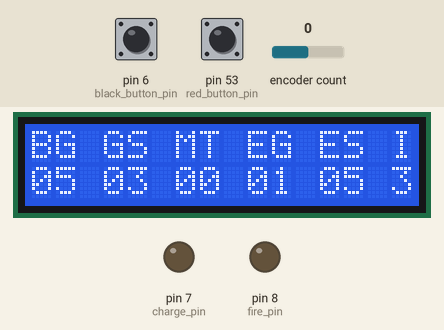
Recording of a sketch running on a simulated Arduino Mega 2560, built with avr-gcc and run on an emulated ATmega2560. Shown: 16×2 character LCD, output pins drawn as LEDs (lit = HIGH). Dashed ring = blinking. The test bench sets the inputs (shaded band); at power-on: pin 53 (red_button_pin) HIGH, encoder count 0, pin 6 (black_button_pin) HIGH. What the sketch prints to the serial monitor is not drawn.

Above: at 1.2 s.
1.3 s: pin 53 (red_button_pin) pulled LOW for 0.15 s
At 1.75 s:
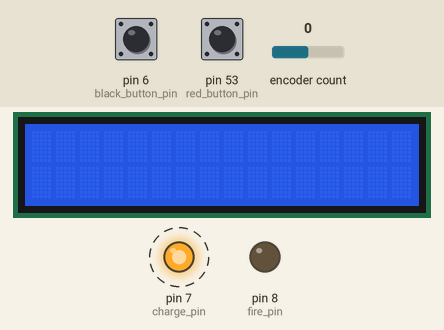
2.0 s: pin 53 (red_button_pin) pulled LOW for 1 s
At 3.7 s:
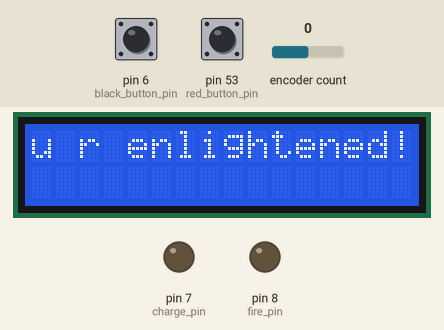
4.5 s: pin 53 (red_button_pin) pulled LOW for 3.2 s
At 5.4 s:
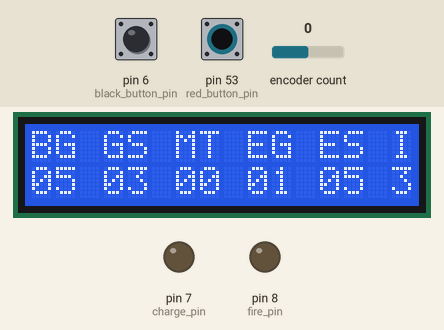
9.2 s: encoder count set to 1
10.7 s: pin 6 (black_button_pin) pulled LOW for 0.15 s
At 11.9 s:
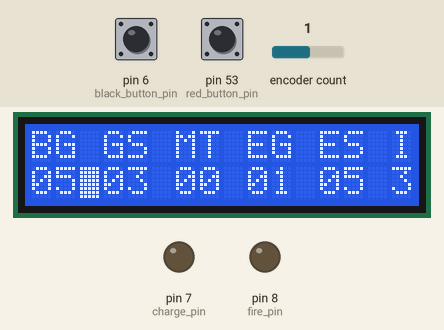
12.3 s: pin 6 (black_button_pin) pulled LOW for 1 s
At 13.4 s:
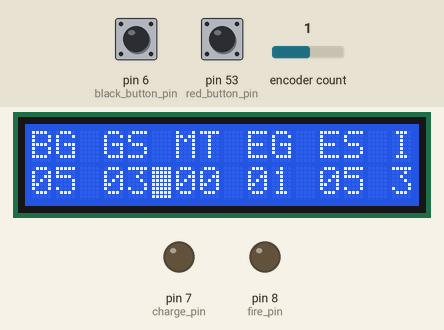
Timing chart, 0 to 15.3 s (numbered marks = the images above; inputs shaded):
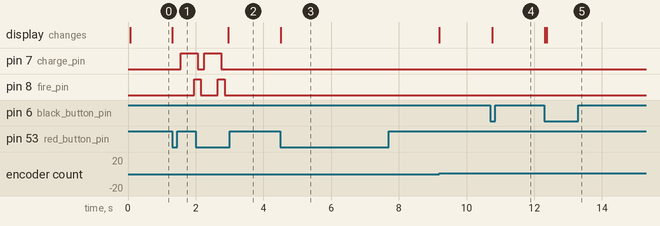

Measured:
- after the input at 1.3 s, pin 7 (charge_pin): LOW → HIGH after 0.26 s; pin 8 (fire_pin): LOW → HIGH after 0.66 s; the display: changes at once (image 1)
- after the input at 2.0 s, the display: changes after 0.96 s (image 2)
- after the input at 4.5 s, the display: changes at once (image 3)
- after the input at 10.7 s, the display: changes after 0.06 s (image 4)
- after the input at 12.3 s, the display: first changes at once (image 5 shows a later state)

The sketch:

Meditation-Bell.ino
```cpp
#include <Encoder.h>
#include <LiquidCrystal.h>

const int
d7_pin = 2,
d6_pin = 3,
d5_pin = 4,
d4_pin = 5,
black_button_pin = 6,
charge_pin = 7,
fire_pin = 8,
enc_0 = 9,
enc_1 = 10,
en_pin = 11,
rs_pin = 12,
red_button_pin = 53;

enum {
  BUTTON_PRESSED = 0,
  BUTTON_NOT_PRESSED = 1,
};

#define NUMBER_OF_BEGINNING_GONGS	1
#define BEGINNING_GONG_SPACING		2
#define MAIN_TIMER			3
#define NUMBER_OF_ENDGONGS		4
#define END_GONG_SPACING		5
#define INTENSITY 6
#define LAST_KNOB			6 // same number as last knob

int which_number_is_being_knobbed = 0;
int mode = 0;
unsigned long meditationStartTime = 0;

int Number_of_Beginning_Gongs = 5;
unsigned long Beginning_Gong_Spacing = 3;
int main_Timer = 1;
int Number_of_EndGongs = 5;
unsigned long End_Gong_Spacing = 3;
int intensity = 1;

int blackButtonValue = 0;
int redButtonValue = 0;
int dialValue = 0;

int count = 0;
char line2[32];
char lcdtext[40];

LiquidCrystal lcd(rs_pin, en_pin, d4_pin, d5_pin, d6_pin, d7_pin);
Encoder myEnc(enc_0, enc_1);

void setup() {

  lcd.begin(16, 2);
  lcdUpdate();

  Serial.begin(9600);
  Serial.println("Set Dial:");
  pinMode(black_button_pin, INPUT_PULLUP);
  pinMode(red_button_pin, INPUT_PULLUP);

  pinMode(charge_pin, OUTPUT);
  pinMode(fire_pin, OUTPUT);

  digitalWrite(charge_pin, LOW);
  digitalWrite(fire_pin, LOW);
}

void loop() {
  int newDialValue = myEnc.read()/4;
  if (newDialValue < 0) {
    newDialValue = 99;
    myEnc.write(99*4);
  }

  if (newDialValue > 99) {
    newDialValue = 0;
    myEnc.write(0);
  }

  bool dialChanged = false;

  if (dialValue != newDialValue && mode == 0) // only do this if we're in mode 0
  {
    dialChanged = true;
    dialValue = newDialValue;
    Serial.println(dialValue);
    updateKnobbedNumber();
  }

//depending on what we are knobbing, it updates the variable with the dialValue
  if (which_number_is_being_knobbed == NUMBER_OF_BEGINNING_GONGS)	Number_of_Beginning_Gongs = dialValue;
  if (which_number_is_being_knobbed == BEGINNING_GONG_SPACING)		Beginning_Gong_Spacing = dialValue;
  if (which_number_is_being_knobbed == MAIN_TIMER)			      main_Timer = dialValue;
  if (which_number_is_being_knobbed == NUMBER_OF_ENDGONGS)		Number_of_EndGongs = dialValue;
  if (which_number_is_being_knobbed == END_GONG_SPACING)		End_Gong_Spacing = dialValue;
  if (which_number_is_being_knobbed == INTENSITY)    intensity = dialValue;

  char str[256];

  int newBlackButtonValue = digitalRead(black_button_pin);
  bool blackButtonChanged = (blackButtonValue != newBlackButtonValue);
  blackButtonValue = newBlackButtonValue;
  if ((blackButtonChanged == true) && blackButtonValue == BUTTON_PRESSED && mode == 0) // only do this if we're in mode 0
  {
    lcdUpdate();
    sprintf(str, "dialvalue: %d, "
            "buttvalue: %d, "
            "// knob: %d "
            "// gongs1: %d, "
            "spacing1: %d, "
            "mainTimer: %d, "
            "gongs2: %d, "
            "spacing2: %d, "
            "intensity: %d, \n", dialValue, blackButtonValue, which_number_is_being_knobbed, Number_of_Beginning_Gongs, Beginning_Gong_Spacing, main_Timer, Number_of_EndGongs, End_Gong_Spacing, intensity);
    Serial.print(str);

    which_number_is_being_knobbed += 1;
    if (which_number_is_being_knobbed > LAST_KNOB) {
      which_number_is_being_knobbed = 1;
    }
    if (which_number_is_being_knobbed == NUMBER_OF_BEGINNING_GONGS)  myEnc.write(4*Number_of_Beginning_Gongs);
    if (which_number_is_being_knobbed == BEGINNING_GONG_SPACING)    myEnc.write(4*Beginning_Gong_Spacing);
    if (which_number_is_being_knobbed == MAIN_TIMER)            myEnc.write(4*main_Timer);
    if (which_number_is_being_knobbed == NUMBER_OF_ENDGONGS)    myEnc.write(4*Number_of_EndGongs);
    if (which_number_is_being_knobbed == END_GONG_SPACING)    myEnc.write(4*End_Gong_Spacing);
    if (which_number_is_being_knobbed == INTENSITY)    myEnc.write(4*intensity);
    dialValue = myEnc.read()/4; // put present dialValue in for the next step
    updateKnobbedNumber(); // make sure blinking cursor is there
    delay(250);
  }

  int newRedButtonValue = digitalRead(red_button_pin);
  bool redButtonChanged = (redButtonValue != newRedButtonValue);
  redButtonValue = newRedButtonValue;
  if ((redButtonChanged == true) && redButtonValue == BUTTON_PRESSED) {
    if (mode == 0) {
      meditationStartTime = millis();
      clearLCD(); // blank display for meditation
      which_number_is_being_knobbed = 0; // turn off encoder activity
      mode = 1;
    }
    else {
      mode=0; // go back to ready to start premeditating again and adjusting parameters
      lcdUpdate(); // display parameters on LCD
    }
    Serial.print(mode);
    Serial.println(" you pressed the red button");
    delay(250);
  }
  if (mode != 0) meditate(); //this is the statemachine
}

void updateKnobbedNumber() {
  if (which_number_is_being_knobbed == NUMBER_OF_BEGINNING_GONGS)  lcd.setCursor(0, 1);
  if (which_number_is_being_knobbed == BEGINNING_GONG_SPACING)    lcd.setCursor(3, 1);
  if (which_number_is_being_knobbed == MAIN_TIMER)            lcd.setCursor(6, 1);
  if (which_number_is_being_knobbed == NUMBER_OF_ENDGONGS)    lcd.setCursor(9, 1);
  if (which_number_is_being_knobbed == END_GONG_SPACING)    lcd.setCursor(12, 1);
  if (which_number_is_being_knobbed == INTENSITY)    {
    lcd.setCursor(15, 1);
    if (dialValue > 5) {
      dialValue = 5;
      myEnc.write(5*4);
    }
    sprintf(lcdtext, "%1d",dialValue);
  } else sprintf(lcdtext, "%02d",dialValue);
  lcd.blink();
  if (which_number_is_being_knobbed != 0) lcd.print(lcdtext);
}

void clearLCD() {
  lcd.setCursor(0, 0);
  lcd.print("                ");
  lcd.setCursor(0, 1);
  lcd.print("                ");
}

void lcdUpdate() {
  lcd.setCursor(0, 0); // set cursor position to beginning of 1st line
  lcd.print("BG GS MT EG ES I");
  lcd.setCursor(0, 1); // set cursor position to beginning of 2nd line
  sprintf(lcdtext, "%02d %02d %02d %02d %02d %1d",Number_of_Beginning_Gongs,Beginning_Gong_Spacing,main_Timer,Number_of_EndGongs,End_Gong_Spacing,intensity);
  lcd.print(lcdtext);
}

void meditate() {
  if (mode == 1) { // if mode is 1, then based on millis minus starttime, and BG and GS, do the beginning gongs, and when finished, change mode to 2
    for (int gongNum = 0; gongNum < Number_of_Beginning_Gongs; gongNum++) {
      unsigned long thisGongTime = gongNum * (Beginning_Gong_Spacing * 1000); // how long after start time this gong should happen
      while (mode == 1 && (millis() - meditationStartTime < thisGongTime)) { //wait until it's time to do this gong
        if (digitalRead(red_button_pin) == BUTTON_PRESSED) {
          mode = 4; // if button gets pressed, abort
          gongNum = Number_of_Beginning_Gongs; //end the for loop if red button is pressed
        }
      }
      Serial.println("firing gong number "+String(gongNum));
      fireGong(intensity*400);
    }
    if (mode == 1) mode = 2;
  }

  //if mode is 2 compare millis minus start time with the mainTimer plus amount of time that BG took, and if it's past that time, change mode to 3
  unsigned long totalBGTime = Number_of_Beginning_Gongs * (Beginning_Gong_Spacing * 1000);
  unsigned long meditationTime = totalBGTime + (main_Timer * 60000);

  if (mode == 2) {
    while (mode == 2 && (millis() - meditationStartTime < meditationTime )) { //wait until end of mainTimer time
      if (digitalRead(red_button_pin) == BUTTON_PRESSED) mode = 4; // if button gets pressed, abort
    }
    if (mode == 2) mode = 3;
  }
  if (mode == 3) { // if mode is 3, then based on millis minus starttime, and BG and endTime, do the end gongs, and when finished, change mode to 4
    for (int gongNum = 0; gongNum < Number_of_EndGongs; gongNum++) {
      unsigned long thisGongTime = gongNum * (End_Gong_Spacing * 1000); // how long after start time this gong should happen
      while (mode == 3 && (millis() - meditationStartTime < (meditationTime + thisGongTime))) { //wait until it's time to do this gong
        if (digitalRead(red_button_pin) == BUTTON_PRESSED)  {
          mode = 4; // if button gets pressed, abort
          gongNum = Number_of_EndGongs; //end the for loop if red button is pressed
        }
      }
      Serial.println("firing gong number "+String(gongNum));
      fireGong(intensity*400);
    }
    if (mode == 3) mode = 4;
  }
  if (mode == 4) {
    lcd.setCursor(0, 0);
    lcd.print("u r enlightened!");
    mode = 5;
  }
}

void fireGong(int chargeTime) {

  if (chargeTime > 2000 || chargeTime < 0) chargeTime = 2000;

  digitalWrite(charge_pin, HIGH);   // turn the pin on (HIGH is the voltage level)
  delay(chargeTime);
  digitalWrite(fire_pin, HIGH);
  delay(100);
  digitalWrite(charge_pin, LOW);
  delay(100);
  digitalWrite(fire_pin, LOW);
  delay(100);
}

void checkLCD() {
    // set the cursor to column 0, line 1
  // (note: line 1 is the second row, since counting begins with 0):
  lcd.setCursor(0, 1);
  // print the number of seconds since reset:
  memset(line2, ' ', 32);
  sprintf(line2, "%d", count++);
  lcd.print(line2);
}
```
